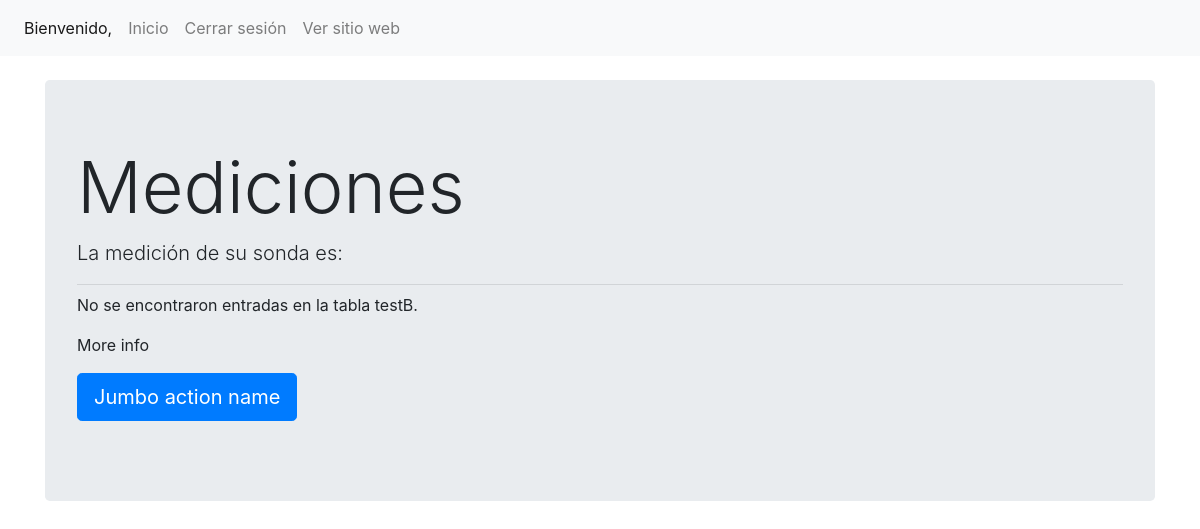
Page /user/inicio.php on the earlier database version.
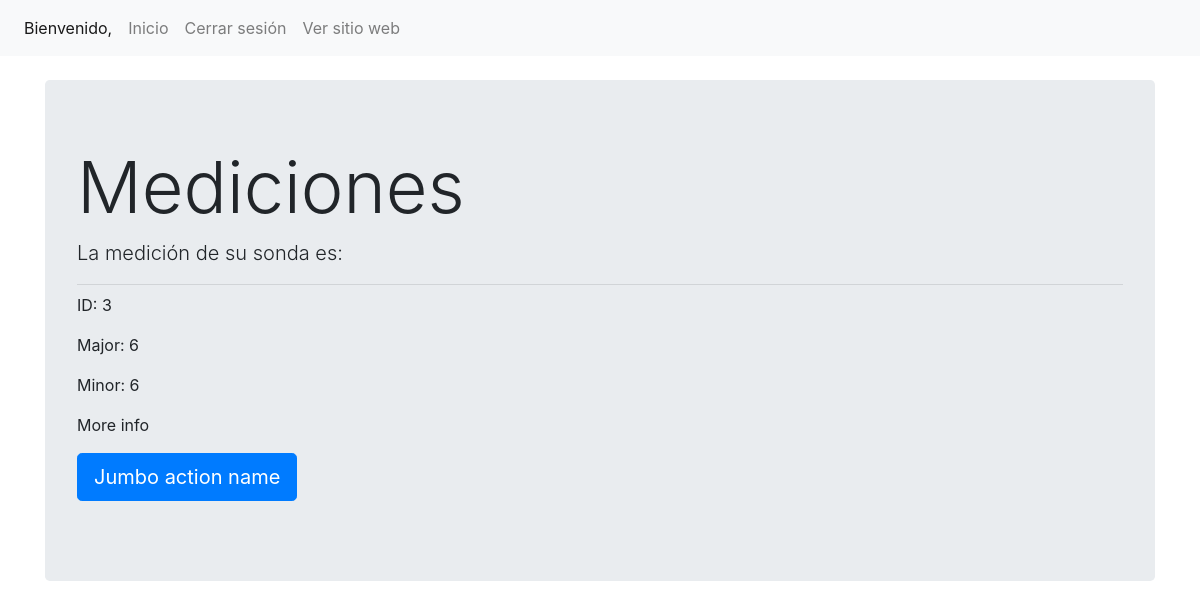
Same page on the later database version.
### tables this page shows
CREATE TABLE `testb` (
  `ID` int(10) NOT NULL AUTO_INCREMENT,
  `major` int(10) NOT NULL,
  `minor` int(10) NOT NULL,
  PRIMARY KEY (`ID`)
);

### bd/controlador.php (called while the page is built, shortened)
<?php
$servername = "localhost";
$username = "root";
$password = "";
$dbname = "proyecto3a";
$conn = new mysqli($servername, $username, $password, $dbname);
$sql = "SELECT * FROM testB ORDER BY id DESC LIMIT 1";
$result = $conn->query($sql);
if ($result->num_rows > 0) {
    $row = $result->fetch_assoc();
} else {
    $row = array();
}
?>

### user/inicio.php (the view, shortened to what this page needs)
<!doctype html>
<html lang="en">
<head>
    <link rel="stylesheet" href="https://stackpath.bootstrapcdn.com/bootstrap/4.3.1/css/bootstrap.min.css"
>
</head>
<body>
    <?php $url = "http://" . $_SERVER['HTTP_HOST'] ?>
    <nav class="navbar navbar-expand navbar-light bg-light">
        <div class="nav navbar-nav">
            <a class="nav-item nav-link active" href="#"> Bienvenido,
                <?php echo $_SESSION['usuario']; ?> </a>
            <a class="nav-item nav-link" href="<?php echo $url; ?>/user/inicio.php">Inicio</a>
            <a class="nav-item nav-link" href="<?php echo $url; ?>/user/cerrar.php">Cerrar sesión</a>
            <a class="nav-item nav-link" href="<?php echo $url; ?>">Ver sitio web</a>
        </div>
    </nav>
    <br>
    <div class="container">
        <div class="row">
            <div class="col-md-12">
                <div class="jumbotron">
                    <h1 class="display-3">Mediciones</h1>
                    <p class="lead">La medición de su sonda es: </p>
                    <hr class="my-2">
                    <?php
                    include '../bd/controlador.php';
                    if (!empty($row)) {
                        echo "<p>ID: " . $row["ID"] . "</p>";
                        echo "<p>Major: " . $row["major"] . "</p>";
                        echo "<p>Minor: " . $row["minor"] . "</p>";
                    } else {
                        echo "<p>No se encontraron entradas en la tabla testB.</p>";
                    }
                    ?>
                       <p>More info</p>
                    <p class="lead">
                        <a class="btn btn-primary btn-lg" href="Jumbo action link" role="button">Jumbo action name</a>
                    </p>
                </div>
            </div>
        </div>
    </div>
</body>
</html>

Differences in the rows shown:
added testb: ID "3", major "6", minor "6"
Other differences:
text no longer shown: "No se encontraron entradas en la tabla testB."
text now shown: "ID: Major: Minor:"
